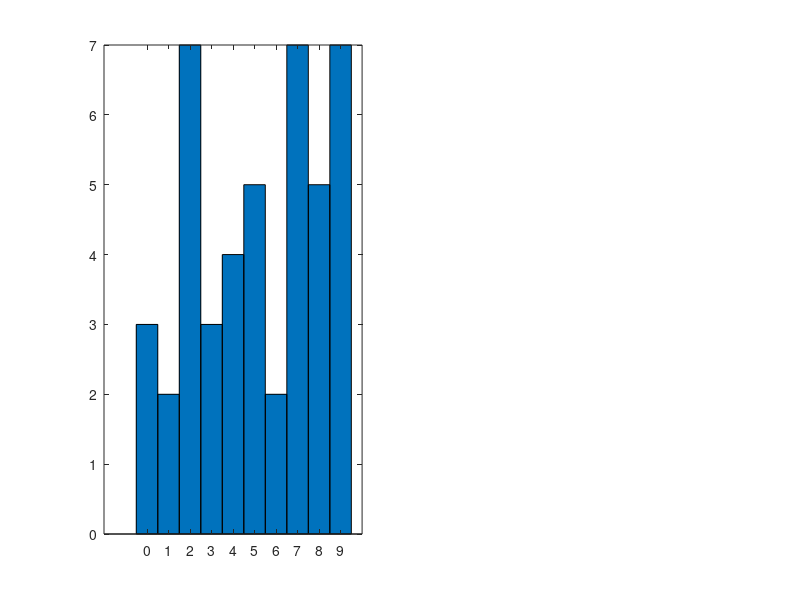

Here is the MATLAB script that generated this plot: (Note: this script raises an error after producing the figure.)
%% Syntax
%       [yclass, my_bins, commentForPrinting]= mergeTooSmallClasses(dowhile,
%       yclass, my_bins) 
%       [...]= mergeTooSmallClasses(dowhile, yclass, my_bins, min_class_ub) 
%
%% Description
% |[yclass, my_bins, commentForPrinting]= mergeTooSmallClasses(dowhile, 
% yclass, my_bins)| merges neighbouring classes in the vector |yclass| if
% one of the two have too few elements. The original classification problem
% has |my_bins| classes, but if one or more classes are too small, less
% then 5 elements (see parameter: |min_class_ub|), then the returned
% classification problem has less classes (returned value in |my_bins|). 
%
%%
% @param |dowhile| : The function checks for too small classes in a
% <matlab:doc('while') do while> loop. If you do not want that the function
% does something at all, then set |dowhile| to 0, else 1.
%
% * 0 : the function does nothing
% * 1 : the function does as explained above
%
%%
% @param |yclass| : double vector containing the class numbers of a
% classification problem of real data. The number of elements inside the
% vector is equal to the number of elements in the dataset. The class
% numbers go from 0 to |my_bins| - 1. 
%
%%
% @param |my_bins| : number of classes of the classification problem.
% double scalar integer. 
%
%%
% @return |yclass| : the double vector |yclass| after too small classes
% were merged. 
%
%%
% @return |my_bins| : number of classes of the classification problem after
% too small classes were merged. double scalar integer. 
%
%%
% @return |commentForPrinting| : 1-dim cell-string which contains as many
% '*' as many classes were merged. 
%
%%
% |[...]= mergeTooSmallClasses(dowhile, yclass, my_bins, min_class_ub)|
%
%%
% @param |min_class_ub| : Lets you define the minimal number of elements
% that have to be in a class, such that it is not defined 'small'. Default:
% 5. 
%
%% Example
% 
%

my_bins= 10;

% random numbers from 0 to 9
yclass= randi(my_bins, 45, 1) - 1;

n_elements= histc(yclass, 0:my_bins - 1);
subplot(1,2,1)
bar(0:my_bins - 1, n_elements, 'BarWidth', 1);

[yclass, my_bins, commentForPrinting]= mergeTooSmallClasses(1, yclass, my_bins);

disp('my_bins: ')
disp(my_bins)
disp('commentForPrinting: ')
disp(commentForPrinting)

n_elements= histc(yclass, 0:my_bins - 1);
subplot(1,2,2)
bar(0:my_bins - 1, n_elements, 'BarWidth', 1);

%% Dependencies
% 
% This function calls:
%
% <html>
% <a href="matlab:doc('histc')">
% matlab/histc</a>
% </html>
% ,
% <html>
% <a href="matlab:doc('script_collection/checkargument')">
% script_collection/checkArgument</a>
% </html>
% ,
% <html>
% <a href="matlab:doc('script_collection/isn')">
% script_collection/isN</a>
% </html>
% ,
% <html>
% <a href="matlab:doc('script_collection/is0or1')">
% script_collection/is0or1</a>
% </html>
%
% and is called by:
%
% <html>
% <a href="startmethodforstateestimation.html">
% startMethodforStateEstimation</a>
% </html>
%
%% See Also
% 
% <html>
% <a href="startstateestimation.html">
% startStateEstimation</a>
% </html>
% ,
% <html>
% <a href="createstateestimator.html">
% createStateEstimator</a>
% </html>
% ,
% <html>
% <a href="matlab:doc('ml_tool/startsvm')">
% ml_tool/startSVM</a>
% </html>
% ,
% <html>
% <a href="callrfforstateestimation.html">
% callRFforStateEstimation</a>
% </html>
% ,
% <html>
% <a href="callgerdaforstateestimation.html">
% callGerDAforStateEstimation</a>
% </html>
% ,
% <html>
% <a href="createtraintestdata.html">
% createTrainTestData</a>
% </html>
%
%% TODOs
% # check appearance of documentation
%
%% <<AuthorTag_DG/>>


